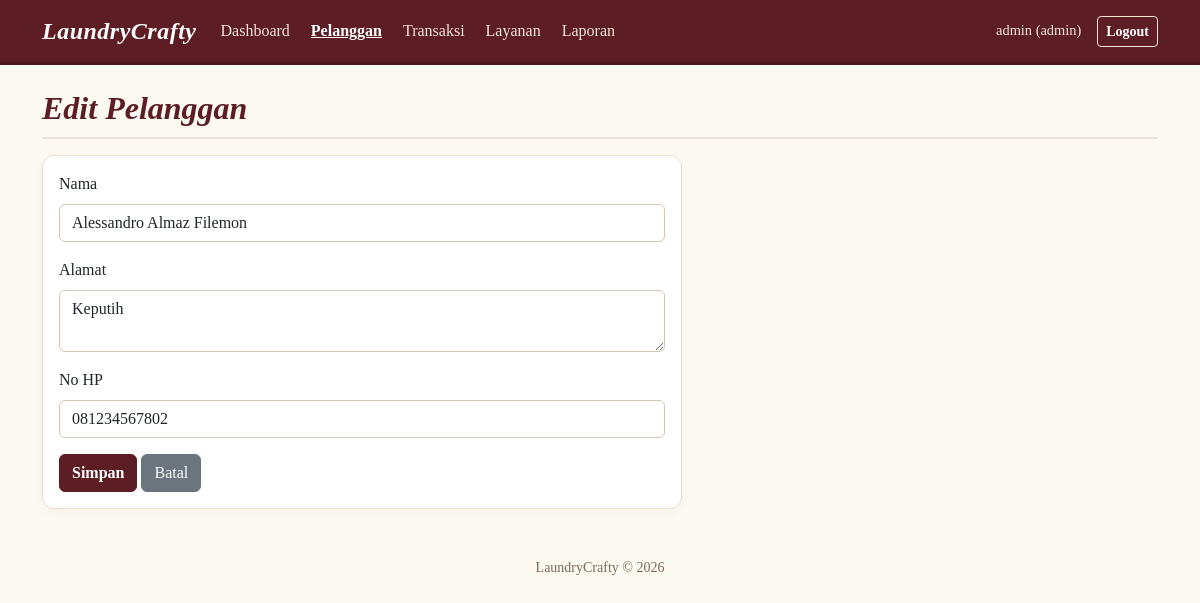
The app's page /pelanggan-form.php?id=2 (signed in) with its own data.
### tables this page shows
CREATE TABLE pelanggan (
    id_pelanggan INT NOT NULL AUTO_INCREMENT,
    nama         VARCHAR(64)  NOT NULL,
    alamat       VARCHAR(255) NOT NULL,
    no_hp        VARCHAR(20)  NOT NULL,
    PRIMARY KEY (id_pelanggan)
);

### config.php (called while the page is built, shortened)
<?php
function e($s): string
{
    return htmlspecialchars((string)$s, ENT_QUOTES, 'UTF-8');
}

### pelanggan-form.php (the view, shortened to what this page needs)
<?php
require 'config.php';
$id = (int)($_GET['id'] ?? 0);
$p = ['id_pelanggan' => 0, 'nama' => '', 'alamat' => '', 'no_hp' => ''];
if ($id > 0) {
    $stmt = $db->prepare('SELECT * FROM pelanggan WHERE id_pelanggan = ?');
    $stmt->bind_param('i', $id);
    $stmt->execute();
    $p = $stmt->get_result()->fetch_assoc();
}
$judul = $id ? 'Edit Pelanggan' : 'Tambah Pelanggan';
include 'header.php';
?>
<h3 class="mb-3"><?= e($judul) ?></h3>
<div class="card" style="max-width:640px"><div class="card-body">
    <form action="pelanggan-proses.php" method="post" id="f" novalidate>
        <div class="mb-3">
            <label class="form-label">Nama</label>
            <input type="text" name="nama" class="form-control" maxlength="64" required value="<?= e($p['nama']) ?>">
        </div>
        <div class="mb-3">
            <label class="form-label">Alamat</label>
            <textarea name="alamat" class="form-control" maxlength="255" rows="2" required><?= e($p['alamat']) ?></textarea>
        </div>
        <div class="mb-3">
            <label class="form-label">No HP</label>
            <input type="text" name="no_hp" class="form-control" maxlength="20" required
                   placeholder="08xxxxxxxxxx" value="<?= e($p['no_hp']) ?>">
        </div>
        <button class="btn btn-primary">Simpan</button>
        <a href="pelanggan.php" class="btn btn-secondary">Batal</a>
    </form>
</div></div>
<?php include 'footer.php'; ?>

### header.php (style rules this page uses)
body { background-color: #fcf8f2 !important; font-family: 'Georgia', 'Times New Roman', serif; color: #2b2b2b; }
h3, .judul-halaman { font-style: italic; font-weight: bold; color: #5c1d24; margin-top: 15px; font-size: 2rem; border-bottom: 2px solid rgba(92, 29, 36, 0.1); padding-bottom: 10px; }
.card { background-color: #ffffff !important; border: 1px solid #e8dec9 !important; border-radius: 12px !important; box-shadow: 0 4px 12px rgba(0, 0, 0, 0.03); overflow: hidden; }
.btn-primary { background-color: #5c1d24 !important; border-color: #5c1d24 !important; border-radius: 6px; font-weight: bold; }
.form-control, .form-select { border: 1px solid #d4c5b3; background-color: #ffffff; border-radius: 6px; }

### records on screen
pelanggan: nama "Alessandro Almaz Filemon", alamat "Keputih", no_hp "081234567802"

### other values on screen
$_SESSION['user']['username'] "admin"
$_SESSION['user']['role'] "admin"
$judul "Edit Pelanggan"
